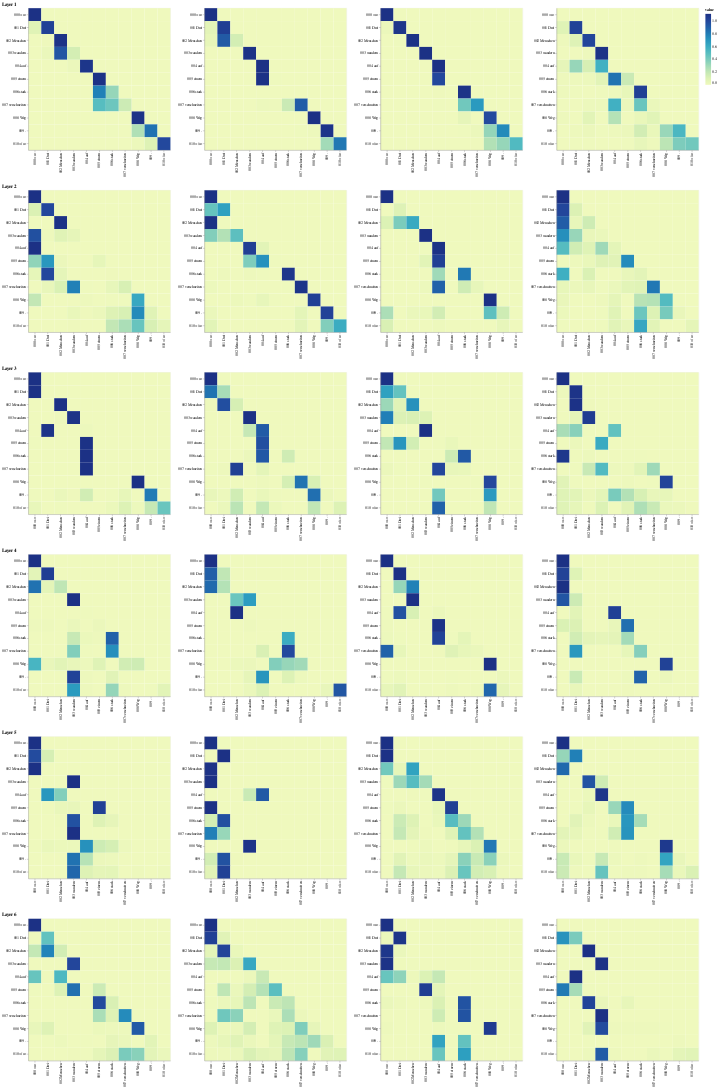

Here is the notebook cell this chart was saved with:
### Markdown cell above
## Decoder Self Attention

### Code cell
def viz_decoder_self():
    model, example_data = run_model_example(n_examples=1)
    example = example_data[len(example_data) - 1]

    layer_viz = [
        visualize_layer(
            model,
            layer,
            get_decoder_self,
            len(example[1]),
            example[1],
            example[1],
        )
        for layer in range(6)
    ]
    return alt.hconcat(
        layer_viz[0]
        & layer_viz[1]
        & layer_viz[2]
        & layer_viz[3]
        & layer_viz[4]
        & layer_viz[5]
    )


show_example(viz_decoder_self)
